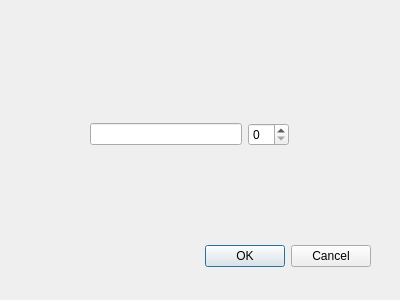
<?xml version="1.0" encoding="UTF-8"?>
<ui version="4.0">
 <class>OptionDialog</class>
 <widget class="QDialog" name="OptionDialog">
  <property name="geometry">
   <rect>
    <x>0</x>
    <y>0</y>
    <width>400</width>
    <height>300</height>
   </rect>
  </property>
  <property name="windowTitle">
   <string>Dialog</string>
  </property>
  <widget class="QDialogButtonBox" name="buttonBox">
   <property name="geometry">
    <rect>
     <x>30</x>
     <y>240</y>
     <width>341</width>
     <height>32</height>
    </rect>
   </property>
   <property name="orientation">
    <enum>Qt::Orientation::Horizontal</enum>
   </property>
   <property name="standardButtons">
    <set>QDialogButtonBox::StandardButton::Cancel|QDialogButtonBox::StandardButton::Ok</set>
   </property>
  </widget>
  <widget class="QWidget" name="">
   <property name="geometry">
    <rect>
     <x>90</x>
     <y>120</y>
     <width>199</width>
     <height>29</height>
    </rect>
   </property>
   <layout class="QHBoxLayout" name="horizontalLayout">
    <item>
     <widget class="QLineEdit" name="lineEdit"/>
    </item>
    <item>
     <widget class="QSpinBox" name="spinBox"/>
    </item>
   </layout>
  </widget>
 </widget>
 <resources/>
 <connections>
  <connection>
   <sender>buttonBox</sender>
   <signal>accepted()</signal>
   <receiver>OptionDialog</receiver>
   <slot>accept()</slot>
   <hints>
    <hint type="sourcelabel">
     <x>248</x>
     <y>254</y>
    </hint>
    <hint type="destinationlabel">
     <x>157</x>
     <y>274</y>
    </hint>
   </hints>
  </connection>
  <connection>
   <sender>buttonBox</sender>
   <signal>rejected()</signal>
   <receiver>OptionDialog</receiver>
   <slot>reject()</slot>
   <hints>
    <hint type="sourcelabel">
     <x>316</x>
     <y>260</y>
    </hint>
    <hint type="destinationlabel">
     <x>286</x>
     <y>274</y>
    </hint>
   </hints>
  </connection>
 </connections>
</ui>
